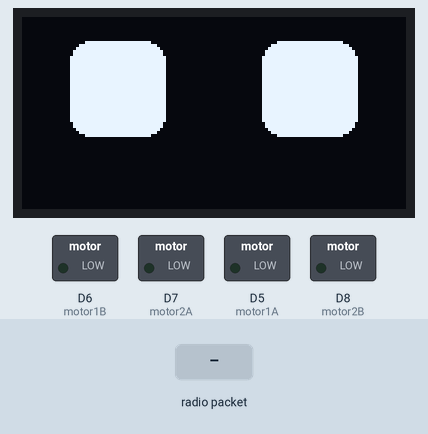
Bench run of a sketch on a simulated ESP8266 (NodeMCU). Shown: 128×64 one-colour display, switched loads named in the sketch (green lamp = pin HIGH). Inputs (shaded band) come from the test bench. The display library's start-up logo is not drawn; random numbers use the default seed unless the sketch sets one; what the sketch prints to the serial monitor is not drawn.

Above: at 0.2 s.
At 0.92 s:
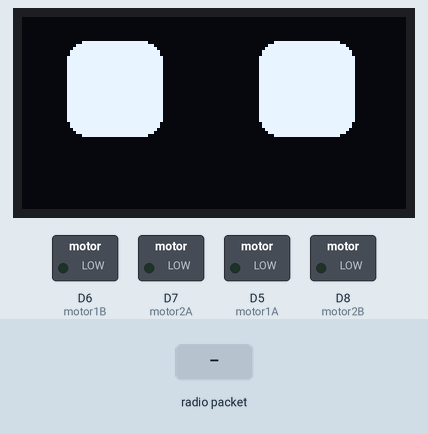
1.3 s: radio packet "1" arrives
At 7.18 s:
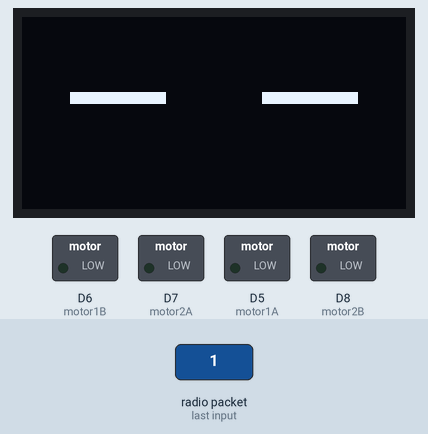
Timing chart, 0 to 8.7 s (numbered marks = the images above; inputs shaded):
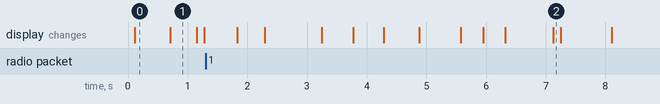

Measured:
- what the display in image 0 shows lasts 0.6 s, from 0.1 s to 0.7 s
- what the display in image 1 shows lasts 0.4 s, from 0.7 s to 1.1 s

The sketch:

SwarmBot6.ino
```cpp
#include <ESP8266WiFi.h>
#include <espnow.h>
#include <Adafruit_GFX.h>
#include <Adafruit_SSD1306.h>

#define CHANNEL 0

const int motor1A = D5;
const int motor1B = D6;
const int motor2A = D7;
const int motor2B = D8;

#define I2C_SDA D2
#define I2C_SCL D1
TwoWire I2Cbus;

#define SCREEN_WIDTH 128 // OLED display width, in pixels
#define SCREEN_HEIGHT 64 // OLED display height, in pixels
// Declaration for an SSD1306 display connected to I2C (SDA, SCL pins)
#define OLED_RESET     -1 // Reset pin # (or -1 if sharing Arduino reset pin)
Adafruit_SSD1306 display(SCREEN_WIDTH, SCREEN_HEIGHT, &I2Cbus, OLED_RESET);

#include "eyes.h"
int xp = 16;
int mood = 1;


void OnDataRecv(uint8_t *mac_addr, uint8_t *data, uint8_t data_len); // Corrected function signature

void InitESPNow() {
  WiFi.disconnect();
  if (esp_now_init() == ERR_OK) {
    Serial.println("ESPNow Init Success");
  }
  else {
    Serial.println("ESPNow Init Failed");
    ESP.restart();
  }
}

void configDeviceAP() {
  const char *SSID = "Node_6";
  bool result = WiFi.softAP(SSID, "password", CHANNEL, 0);
  if (!result) {
    Serial.println("AP Config failed.");
  } else {
    Serial.println("AP Config Success. Broadcasting with AP: " + String(SSID));
  }
}

void setup() {
  Serial.begin(115200);

  // Initialize I2C with our defined pins
  I2Cbus.begin(I2C_SDA, I2C_SCL, 100000);

  if(!display.begin(SSD1306_SWITCHCAPVCC, 0x3c)) { // Address 0x3D for 128x64
    Serial.println(F("SSD1306 allocation failed"));
    for(;;); // Don't proceed, loop forever
  }

  // Show initial display buffer contents on the screen --
  // the library initializes this with an Adafruit splash screen.
  display.display();

  // Clear the buffer
  display.clearDisplay();
  display.display();

  pinMode(motor1A, OUTPUT);
  pinMode(motor1B, OUTPUT);
  pinMode(motor2A, OUTPUT);
  pinMode(motor2B, OUTPUT);

  Serial.println("ESPNow/Basic/Slave Example");
  WiFi.mode(WIFI_AP);
  configDeviceAP();
  Serial.print("AP MAC: "); Serial.println(WiFi.softAPmacAddress());
  InitESPNow();
  esp_now_register_recv_cb(OnDataRecv);
}

void OnDataRecv(uint8_t *mac_addr, uint8_t *data, uint8_t data_len) { // Corrected function signature
  char macStr[18];
  snprintf(macStr, sizeof(macStr), "%02x:%02x:%02x:%02x:%02x:%02x",
           mac_addr[0], mac_addr[1], mac_addr[2], mac_addr[3], mac_addr[4], mac_addr[5]);
  Serial.print("Last Packet Recv from: "); Serial.println(macStr);
  Serial.print("Last Packet Recv Data: "); Serial.println(*data);
  Serial.println("");
  switch (*data) {
    case 1: //FORWARD
      FORWARD();
      break;
    case 2: //BACKWARD
      BACKWARD();
      break;
    case 3: //LEFT
      LEFT();
      break;
    case 4: //RIGHT
      RIGHT();
      break;
    case 0:
      STOP();
      break;
    default:
      STOP();
      break;
  }
}
void  FORWARD(){
  //FORWARD
  digitalWrite(motor1A, HIGH);
  digitalWrite(motor1B, LOW);
  digitalWrite(motor2A, HIGH);
  digitalWrite(motor2B, LOW);
}
void BACKWARD(){
  // BACKWARD
  digitalWrite(motor1A, LOW);
  digitalWrite(motor1B, HIGH);
  digitalWrite(motor2A, LOW);
  digitalWrite(motor2B, HIGH);
}
void LEFT(){
  // LEFT
  digitalWrite(motor1A, LOW);
  digitalWrite(motor1B, HIGH);
  digitalWrite(motor2A, HIGH);
  digitalWrite(motor2B, LOW);
}
void RIGHT(){
  // RIGHT
  digitalWrite(motor1A, HIGH);
  digitalWrite(motor1B, LOW);
  digitalWrite(motor2A, LOW);
  digitalWrite(motor2B, HIGH);
}
void STOP(){
  // STOP
  digitalWrite(motor1A, LOW);
  digitalWrite(motor1B, LOW);
  digitalWrite(motor2A, LOW);
  digitalWrite(motor2B, LOW);
}

void loop() {
  // Chill
  int n;
  static int xd=0;
  static int espera=0;
  static int step=0;
  int x1,x2;
  if (espera>0) {
    espera--;
    delay(1);
  } else {
    x1=   xd+ (xp>16? (16+2*(xp-16)):xp);
    x2=64+xd+ (xp<16? (-16+(xp*2))  :xp);
    switch (step){
      case 0:
       display.clearDisplay(); // Clear the display buffer
       if (xp<6) {
               display.drawBitmap(x1, 8, peyes[mood][2][0], 32, 32, WHITE);
               display.drawBitmap(x2, 8, peyes[mood][1][1], 32, 32, WHITE);
       } else if (xp<26) {
               display.drawBitmap(x1, 8, peyes[mood][0][0], 32, 32, WHITE);
               display.drawBitmap(x2, 8, peyes[mood][0][1], 32, 32, WHITE);
       } else {
               display.drawBitmap(x1, 8, peyes[mood][1][0], 32, 32, WHITE);
               display.drawBitmap(x2, 8, peyes[mood][2][1], 32, 32, WHITE);
       }
       display.display();
       espera=random(250, 1000);
       n=random(0,7);
       if (n==6) {
          step=1;
       } else {
          step=2;
       }
       break;
      case 1:
       display.clearDisplay(); // Clear the display buffer
       display.drawBitmap(x1, 8, eye0, 32, 32, WHITE);
       display.drawBitmap(x2, 8, eye0, 32, 32, WHITE);
       display.display();
       espera=100;
       step=0;
       break;
      case 2:
       n=random(0,10);
       if (n<5) xd--;
       if (n>5) xd++;
       if (xd<-4) xd=-3;
       if (xd>4) xd=3;
       espera=0;
       step=0;
       break;
    }
  }
}
```

Source omitted: eyes.h (31923 bytes)
